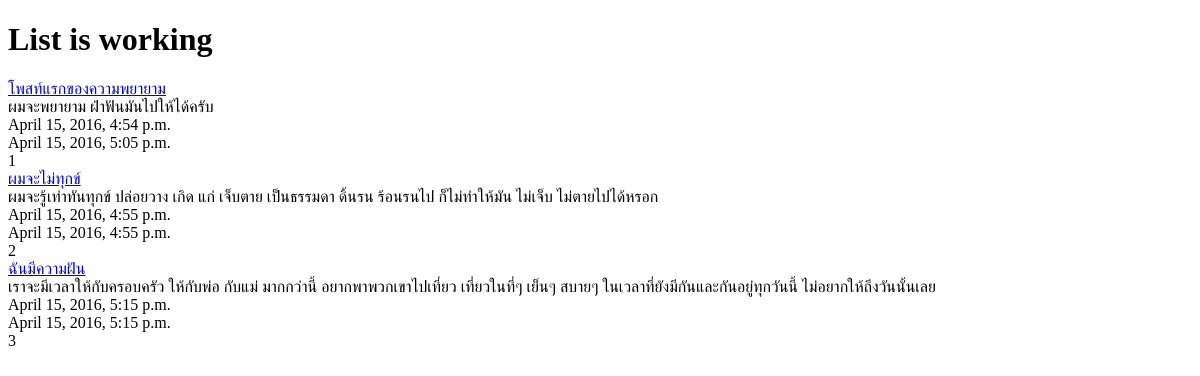
/posts/, run on an earlier commit of the app's database.
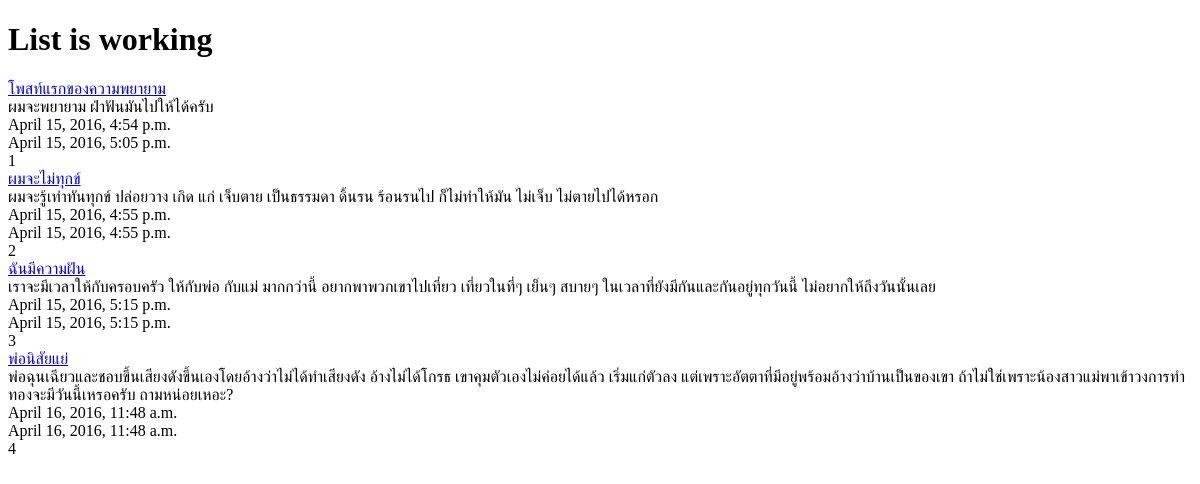
And on a later commit of the database.
### posts/models.py (models this page shows, shortened)
class Post(models.Model):
    title = models.CharField(max_length=120)
    content = models.TextField()
    updated = models.DateTimeField(auto_now=True, auto_now_add=False)
    timestamp = models.DateTimeField(auto_now=False, auto_now_add=True)

### posts/views.py (the view)
def post_list(request):
    queryset = Post.objects.all()
    context = {
        "title" : "List",
        "object_list" : queryset
    }
    return render(request, "index.html", context)

### posts/templates/index.html (shortened to what this page needs)
<!DOCTYPE html>
<html lang="en">
<head>
    <h1>{{ title }} is working</h1>
    {% for obj in object_list %}
    <a href='{% url "detail" id=obj.id %}'> {{ obj.title }}</a></br>
    {{ obj.content }}</br>
    {{ obj.timestamp }}</br>
    {{ obj.updated }}</br>
    {{ obj.id }}</br>
    {% endfor %}
</head>
<body>
</body>
</html>

What changed in the data, as far as the page shows it:
added Post: title "พ่อนิสัยแย่", content "พ่อฉุนเฉียวและชอบขึ้นเสียงดังขึ้นเองโดยอ้างว่าไม่ได้ทำเสียงดัง อ้างไม่ได้โกรธ เขาคุมตัวเองไม่ค่อยได้แล้ว เริ่มแก่ตัวลง แต่เพราะอัตตาที่มีอยู่พร้อมอ้างว่าบ้านเป็นของเขา ถ้าไม่ใช่เพราะน้องสาวแม่พาเข้าวงการทำทองจะมีวันนี้เหรอครับ ถามหน่อยเหอะ?", timestamp "April 16, 2016, 11:48 a.m.", updated "April 16, 2016, 11:48 a.m.", id "4"
